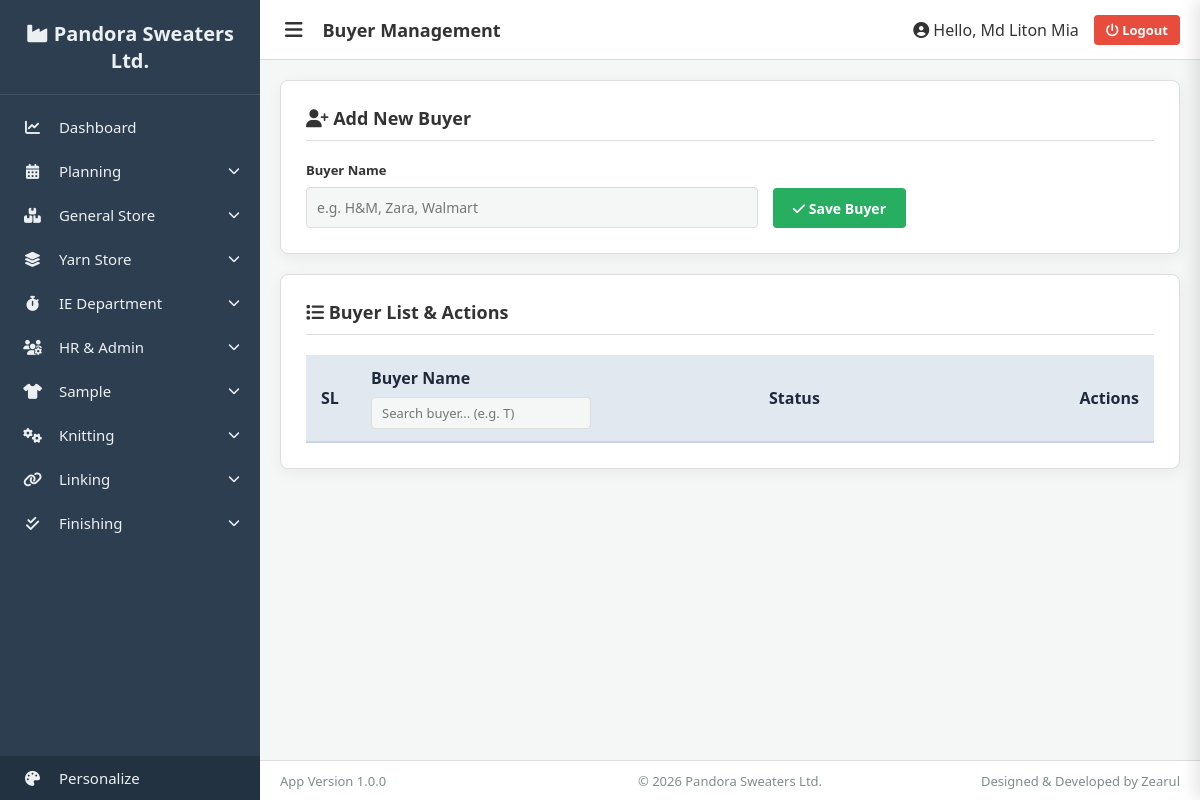
The page /planning/buyers/ (signed in) on the database as committed earlier.
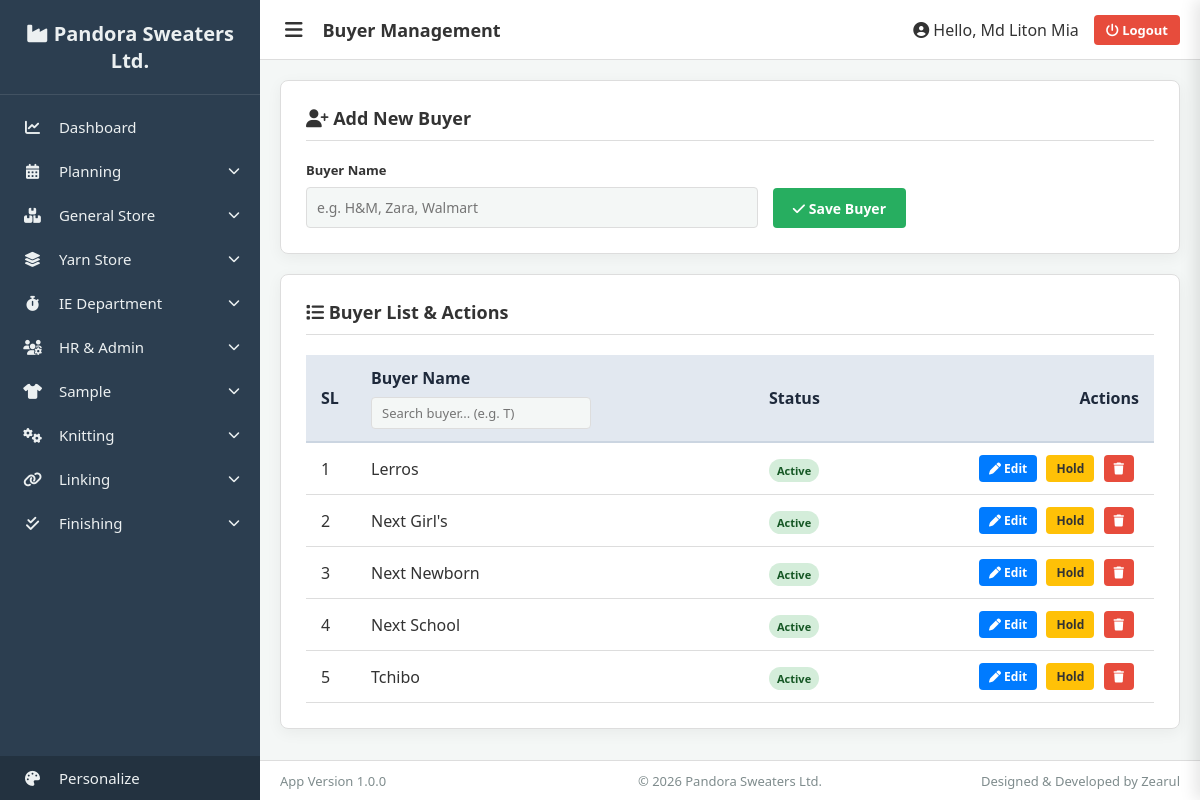
The same page on the database as committed later.
### core/models.py (models this page shows, shortened)
class Buyer(models.Model):
    buyer_name = models.CharField(max_length=150, unique=True)
    is_active = models.BooleanField(default=True) # Active নাকি Hold তা বোঝার জন্য
    created_at = models.DateTimeField(auto_now_add=True)

### core/views.py (the view, shortened to what this page needs)
# urls.py: path('planning/buyers/', buyer_entry_view, name='buyer_entry'),
@login_required(login_url='login')
def buyer_entry_view(request):
    buyers = Buyer.objects.all().order_by('buyer_name')
    return render(request, 'buyer_entry.html', {'buyers': buyers})

### core/context_processors.py (called while the page is built)
def global_settings(request):
    settings = AppSetting.objects.all()
    context = {s.key: s.value for s in settings}
    defaults = {
        'factory_name': 'Smart Factory System',
        'app_version': 'Version 1.0.0',
        'copyright_text': '© 2026 Your Company',
        'developer_credit': 'Designed & Developed by Zearul'
    }
    for k, v in defaults.items():
        if k not in context:
            context[k] = v
    return context

### templates/buyer_entry.html (shortened to what this page needs)
{% extends 'base.html' %}
{% block page_title %}Buyer Management{% endblock %}
{% block content %}
<div class="card">
    <h3 class="card-title"><i class="fa-solid fa-user-plus"></i> Add New Buyer</h3>
    <form method="POST" autocomplete="off">
        <div class="form-group">
            <div>
                <label>Buyer Name</label>
                <input type="text" name="buyer_name" required placeholder="e.g. H&M, Zara, Walmart">
            </div>
            <button type="submit" class="btn-primary"><i class="fa-solid fa-check"></i> Save Buyer</button>
        </div>
    </form>
</div>
<div class="card">
    <h3 class="card-title"><i class="fa-solid fa-list"></i> Buyer List & Actions</h3>
    <div class="table-responsive">
        <table>
            <thead>
                <tr>
                    <th style="width: 50px;">SL</th>
                    <th>
                        Buyer Name
                        <input type="text" id="buyerSearch" class="search-input" placeholder="Search buyer... (e.g. T)" autocomplete="off">
                    </th>
                    <th style="width: 150px;">Status</th>
                    <th style="text-align:right; width: 250px;">Actions</th>
                </tr>
            </thead>
            <tbody>
                {% for buyer in buyers %}
                <tr id="row-{{ buyer.id }}">
                    <td>{{ forloop.counter }}</td>
                    <td>
                        <span class="display-val font-weight-bold">{{ buyer.buyer_name }}</span>
                    </td>
                    <td>
                        {% if buyer.is_active %}
                            <span class="status-badge status-active">Active</span>
                        {% else %}
                            <span class="status-badge status-hold">On Hold</span>
                        {% endif %}
                    </td>
                    <td style="text-align:right;">
                        <button class="btn-sm btn-edit" onclick="toggleEdit({{ buyer.id }})"><i class="fa-solid fa-pen"></i> Edit</button>
                        <button class="btn-sm {% if buyer.is_active %}btn-hold{% else %}btn-active{% endif %}" onclick="toggleHold({{ buyer.id }})">
                            {% if buyer.is_active %}Hold{% else %}Activate{% endif %}
                        </button>
                        <button class="btn-sm btn-delete" onclick="openDeleteModal({{ buyer.id }}, '{{ buyer.buyer_name|escapejs }}')"><i class="fa-solid fa-trash"></i></button>
                    </td>
                </tr>
                {% endfor %}
            </tbody>
        </table>
    </div>
</div>
{% endblock %}

Rows that differ between the two databases and show on the page:
added Buyer: buyer_name "Lerros", is_active "Active"
added Buyer: buyer_name "Next Girl's", is_active "Active"
added Buyer: buyer_name "Next Newborn", is_active "Active"
added Buyer: buyer_name "Next School", is_active "Active"
added Buyer: buyer_name "Tchibo", is_active "Active"
